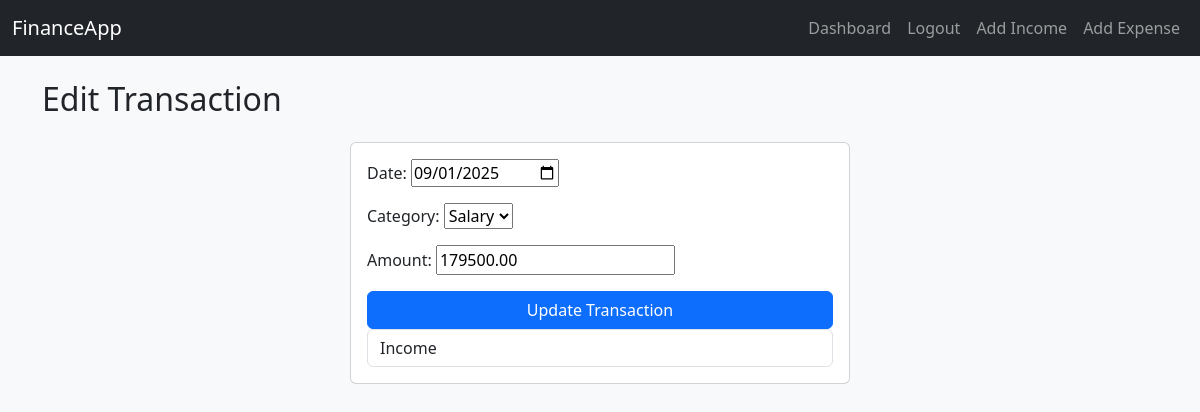
Screenshot of /edit_transaction/1/ (signed in) with the database file from the repository.
### finance/models.py (models this page shows, shortened)
class Transaction(models.Model):
    TRANSACTION_TYPES = [
        ('Income', 'Income'),
        ('Expense', 'Expense'),
    ]
    user = models.ForeignKey(User, on_delete=models.CASCADE)
    transaction_type = models.CharField(max_length=10, choices=TRANSACTION_TYPES)
    amount = models.DecimalField(max_digits=10, decimal_places=2)
    category = models.ForeignKey(Category, on_delete=models.PROTECT)
    date = models.DateField()

### finance/views.py (the view)
# urls.py: path('edit_transaction/<int:transaction_id>/', views.edit_transaction, name='edit_transaction'),
@login_required
def edit_transaction(request, transaction_id):
    transaction = get_object_or_404(Transaction, id=transaction_id, user=request.user)
    if request.method == 'POST':
        form = TransactionForm(
            request.POST,
            instance=transaction,
            user=request.user,
            transaction_type=transaction.transaction_type
        )
        if form.is_valid():
            form.save()
            return redirect('dashboard')
    else:
        form = TransactionForm(
            instance=transaction,
            user=request.user,
            transaction_type=transaction.transaction_type
        )
    return render(request, 'finance/edit_transaction.html', {'form': form, 'transaction': transaction})

### finance/forms.py
class TransactionForm(forms.ModelForm):
    category = forms.ModelChoiceField(queryset=Category.objects.none())
    class Meta:
        model = Transaction
        fields = ['date', 'category', 'amount']
        widgets = {
            'date' : forms.DateInput(attrs={'type': 'date'})
        }
    def __init__(self, *args, **kwargs):
        user = kwargs.pop('user', None)
        transaction_type = kwargs.pop('transaction_type', None)
        super().__init__(*args, **kwargs)
        if user and transaction_type:
            self.fields['category'].queryset = Category.objects.filter(
                user=user,
                transaction_type=transaction_type
            )

### finance/models.py (called while the page is built)
    def __str__(self):
        return self.name

### finance/templates/finance/edit_transaction.html (shortened to what this page needs)
{% extends "finance/base.html" %}
{% block content %}
<h2 class="mb-4">Edit Transaction</h2>
<div class="card mx-auto" style="max-width: 500px;">
    <div class="card-body">
        <form method="post">
            {{ form.as_p }}
            <button type="submit" class="btn btn-primary w-100">Update Transaction</button>
            <select name="transaction_type" class="form-control">
            <option value="income">Income</option>
            </select>
        </form>
    </div>
</div>
{% endblock %}

### rows the page displays
Transaction: date "09/01/2025", category "Salary", amount "179500.00"
